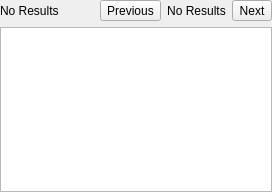
<?xml version="1.0" encoding="UTF-8"?>
<ui version="4.0">
 <class>HighlightNavigator</class>
 <widget class="QWidget" name="HighlightNavigator">
  <property name="geometry">
   <rect>
    <x>0</x>
    <y>0</y>
    <width>272</width>
    <height>192</height>
   </rect>
  </property>
  <property name="windowTitle">
   <string>Form</string>
  </property>
  <layout class="QVBoxLayout" name="verticalLayout">
   <property name="leftMargin">
    <number>0</number>
   </property>
   <property name="topMargin">
    <number>0</number>
   </property>
   <property name="rightMargin">
    <number>0</number>
   </property>
   <property name="bottomMargin">
    <number>0</number>
   </property>
   <item>
    <layout class="QHBoxLayout" name="horizontalLayout_7">
     <item>
      <widget class="QLabel" name="lb_title">
       <property name="text">
        <string>No Results</string>
       </property>
      </widget>
     </item>
     <item>
      <spacer name="horizontalSpacer_6">
       <property name="orientation">
        <enum>Qt::Horizontal</enum>
       </property>
       <property name="sizeHint" stdset="0">
        <size>
         <width>40</width>
         <height>20</height>
        </size>
       </property>
      </spacer>
     </item>
     <item>
      <widget class="QToolButton" name="tb_gotoPrevious">
       <property name="text">
        <string>Previous</string>
       </property>
       <property name="icon">
        <iconset resource="icons.qrc">
         <normaloff>:/hobbits-core/images/icons/arrow-left.png</normaloff>:/hobbits-core/images/icons/arrow-left.png</iconset>
       </property>
       <property name="iconSize">
        <size>
         <width>9</width>
         <height>9</height>
        </size>
       </property>
      </widget>
     </item>
     <item>
      <widget class="QLabel" name="lb_selected">
       <property name="text">
        <string>No Results</string>
       </property>
       <property name="scaledContents">
        <bool>false</bool>
       </property>
       <property name="alignment">
        <set>Qt::AlignCenter</set>
       </property>
      </widget>
     </item>
     <item>
      <widget class="QToolButton" name="tb_gotoNext">
       <property name="text">
        <string>Next</string>
       </property>
       <property name="icon">
        <iconset resource="icons.qrc">
         <normaloff>:/hobbits-core/images/icons/arrow-right.png</normaloff>:/hobbits-core/images/icons/arrow-right.png</iconset>
       </property>
       <property name="iconSize">
        <size>
         <width>9</width>
         <height>9</height>
        </size>
       </property>
      </widget>
     </item>
    </layout>
   </item>
   <item>
    <widget class="QListWidget" name="lw_highlights">
     <property name="sizePolicy">
      <sizepolicy hsizetype="Expanding" vsizetype="Expanding">
       <horstretch>0</horstretch>
       <verstretch>0</verstretch>
      </sizepolicy>
     </property>
     <property name="tabKeyNavigation">
      <bool>true</bool>
     </property>
     <property name="alternatingRowColors">
      <bool>true</bool>
     </property>
     <property name="spacing">
      <number>0</number>
     </property>
    </widget>
   </item>
  </layout>
 </widget>
 <resources>
  <include location="icons.qrc"/>
 </resources>
 <connections/>
</ui>
